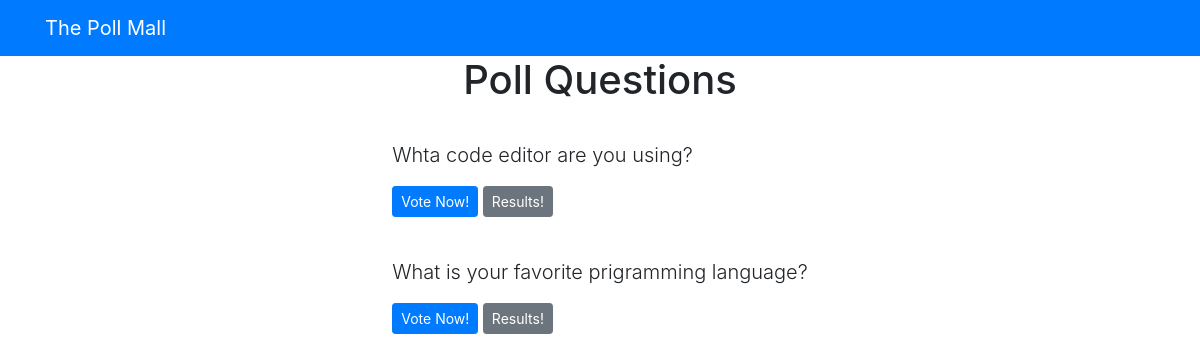
/polls/, run on an earlier commit of the app's database.
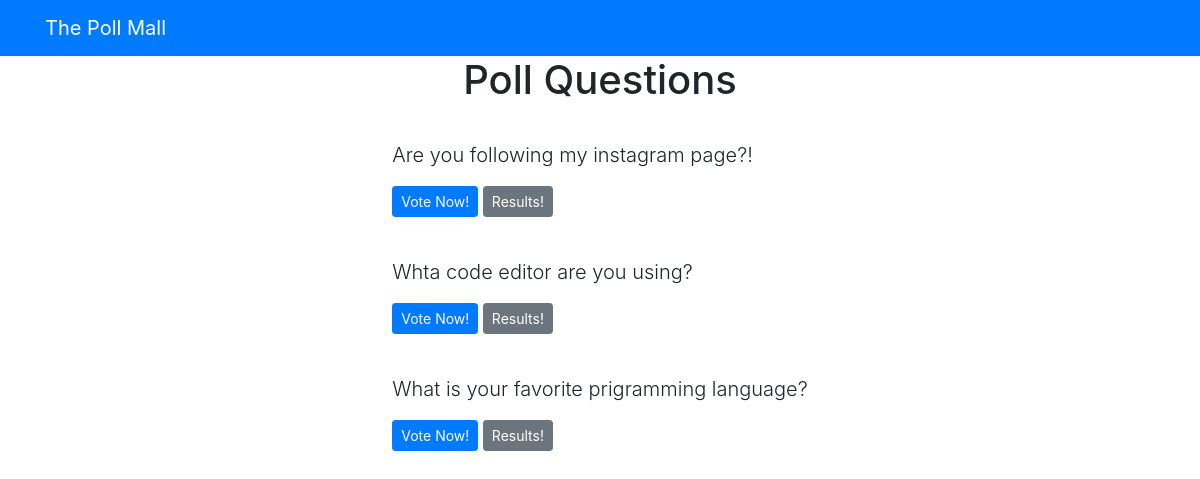
And on a later commit of the database.
### pollApp/models.py (models this page shows, shortened)
class Question(models.Model):
    question_text = models.CharField(max_length = 300)
    pub_date = models.DateTimeField('date published')

### pollApp/views.py (the view)
# urls.py: path('' , views.index, name='index'),
def index(request):
    latest_question_list = Question.objects.order_by('-pub_date')[:5]
    context = {'latest_question_list': latest_question_list}
    return render(request, 'polls/index.html', context)

### templates/polls/index.html
{% extends 'base.html' %}
{% block content %}
<h1 class ="text-center mb-3">Poll Questions</h1>
{% if latest_question_list %}
{% for question in latest_question_list %}
<div class ="card-mb-3">
	<div class ="card-body">
		<p class ="lead">{{ question.question_text }}</p>
		<a href ="{% url 'polls:detail' question.id %}" class ="btn btn-primary btn-sm">Vote Now!</a>
		<a href ="{% url 'polls:results' question.id %}" class ="btn btn-secondary btn-sm">Results!</a>
	</div>
</div>
{% endfor %}
{% else %}
<p>No polls available</p>
{% endif %}
{% endblock %}

### templates/base.html (shortened to what this page needs)
<html lang ="en">
<head>
	<link rel ="stylesheet"
	href ="https://stackpath.bootstrapcdn.com/bootstrap/4.4.1/css/bootstrap.min.css"
>
</head>
<body>
	{% include 'partials/_navbar.html'%}
	<div class ="container">
		<div class ="row">
			<div class =".col-md-3 m-auto">
				{% block content %}{% endblock %}
			</div>
		</div>
	</div>
</body>
</html>

### templates/partials/_navbar.html
<nav class="navbar navbar-dark bg-primary mb-">
    <div class="container" >
    <a class="navbar-brand" href="/">The Poll Mall</a>
    </div>
</nav>

What changed in the data, as far as the page shows it:
added Question: question_text "Are you following my instagram page?!"
